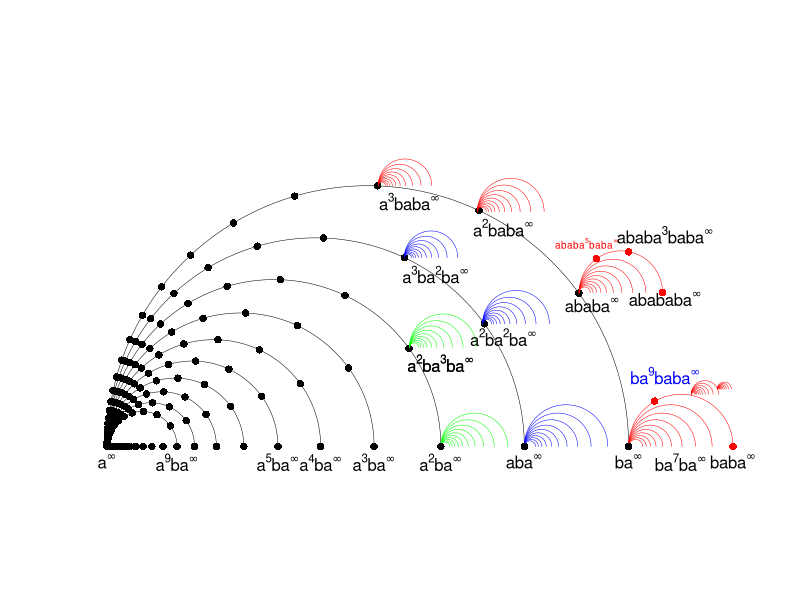

Generate this figure with R:
## This R file creates 'semicircle.pdf'

pdf(file="semicircle.pdf",height=9,width=9)
factor <- 0.8
plot(NA,xlim=c(0,1.2),ylim=c(0,0.6),axes=FALSE,xlab='',ylab='',asp=1)
points(0,0,pch=16)
text(0,0,expression(a^infinity),pos=1)
text(1,0,expression(ba^infinity),pos=1)
text(factor,0,expression(aba^infinity),pos=1)
f <- function(n){
    text(factor^n,0,substitute(a^n * b * a^infinity,list(n=n)),pos=1)
}


for(i in 2:5){f(i)}
f(9)
circ <- function(n, center, radius, dopoints=FALSE, ...){
    theta <- seq(from=0,to= pi,len=100)
    points(center[1] + radius*cos(theta),
           center[2] + radius*sin(theta),
           type="l",...)

    if(dopoints){
        theta <- pi-pi*factor^(0:17)
        points(center[1] + radius*cos(theta),
               center[2] + radius*sin(theta),
               type="p",pch=16)
    }
}

for(n in 0:9){circ(n,  center=c(factor^n/2,0),radius=factor^n/2,dopoints=TRUE, lwd=0.5)}

manycirc <- function(x2,y,...){
    for(n in 0:9){
        circ(n, center=c(x2[1] + (x2[2]-x2[1])*factor^n/2, y), radius=factor^n*(x2[2]-x2[1])/2,lwd=0.5,...)}
}

manycirc(c(1,1+0.2),0,col='red')
manycirc(c(0.905,0.905+0.2*factor),0.295,col='red')
manycirc(c(0.71,0.71+0.2*factor^2),0.45,col='red')
manycirc(c(0.52,0.52+0.2*factor^3),0.5,col='red')

manycirc(c(1.12,1.12+0.2*factor^6),0.1,col='red')
manycirc(c(1.17,1.17+0.2*factor^9),0.11,col='red')

manycirc(c(factor,factor+0.2*factor),0,col='blue')
manycirc(c(0.72,0.72+0.2*factor^2),0.235,col='blue')
manycirc(c(0.57,0.57+0.2*factor^3),0.362,col='blue')

manycirc(c(factor^2,factor^2+0.2*factor^2),0,col='green')
manycirc(c(0.58,0.58+0.2*factor^2),0.19,col='green')

    
text(0.93,0.30,expression(ababa^infinity),pos=1)
text(0.76,0.45,expression(a^2*b*a*b*a^infinity),pos=1)
text(0.58,0.50,expression(a^3*b*a*b*a^infinity),pos=1)
text(0.76,0.24,expression(a^2*b*a^2*b*a^infinity),pos=1)
text(0.63,0.36,expression(a^3*b*a^2*b*a^infinity),pos=1)
text(0.64,0.19,expression(a^2*b*a^3*b*a^infinity),pos=1)

text(0.64,0.19,expression(a^2*b*a^3*b*a^infinity),pos=1)

text(1.2,0,expression(b*a*b*a^infinity),pos=1)
points(1.2,0,pch=16,col='red')


points(1,0.373,pch=16,col='red')

text(1.1,0,expression(b * a^7 * b * a^infinity),pos=1)
points(1.05,0.087,pch=16,col='red')

text(1.07,0.25,expression(a*b*a*b*a*b*a^infinity),pos=3)
points(1.065,0.295,pch=16,col='red')

text(1.07,0.1,expression(b*a^9*b*a*b*a^infinity),pos=3,col='blue')

text(1.07,0.37,expression(a*b*a*b*a^3*b*a*b*a^infinity),pos=3)

text(0.92,0.36,expression(a*b*a*b*a^5*b*a*b*a^infinity),pos=3,col='red',cex=0.6)
points(0.938,0.36,pch=16,col='red')

points(cbind(factor^(0:100),0),pch=16)
dev.off()
